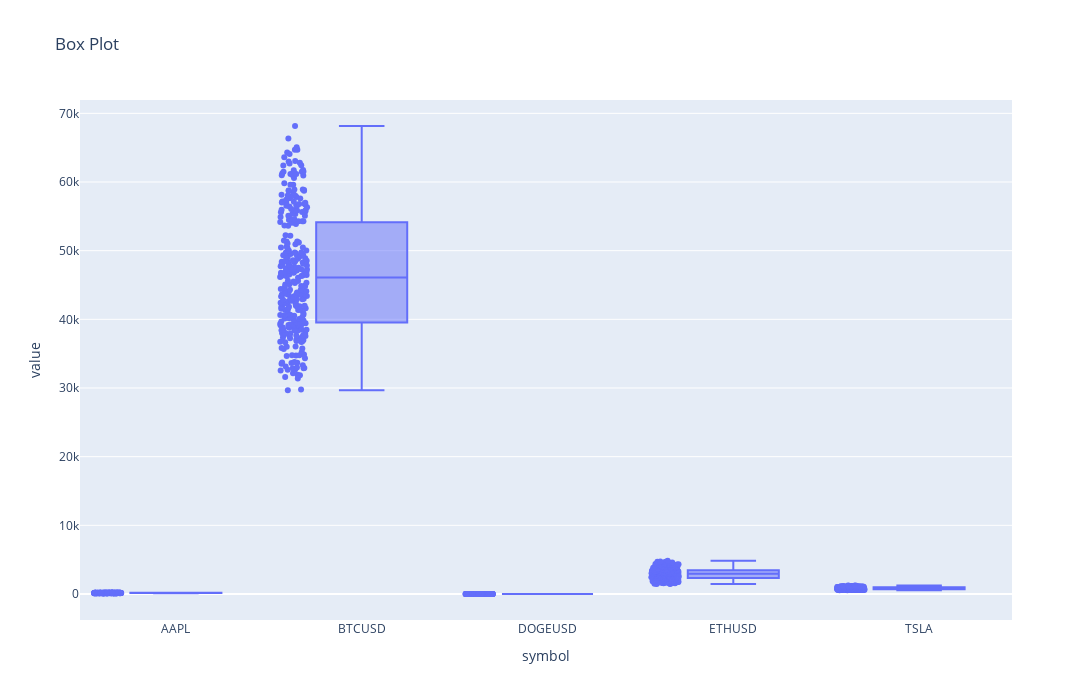

Notebook code for this chart:
### Code cell
box_plot = px.box(df_ticker2, points="all",height=700, width=1500,title='Box Plot')
box_plot
#what doea it tell me?

### Figure 1 — Plotly figure (JSON) as saved in the notebook; plotly's stock layout.template omitted (floating-point values rounded to 4 significant figures; data arrays with more than 128 entries replaced by an {"elided": "..."} marker saying what was removed)
{"data": [{"alignmentgroup": "True", "boxpoints": "all", "hovertemplate": "symbol=%{x}<br>value=%{y}<extra></extra>", "legendgroup": "", "marker": {"color": "#636efa"}, "name": "", "notched": false, "offsetgroup": "", "orientation": "v", "showlegend": false, "type": "box", "x": {"elided": "1580 str values"}, "x0": " ", "xaxis": "x", "y": {"elided": "1580 float values"}, "y0": " ", "yaxis": "y"}], "layout": {"boxmode": "group", "height": 700, "legend": {"tracegroupgap": 0}, "title": {"text": "Box Plot"}, "width": 1500, "xaxis": {"anchor": "y", "autorange": true, "domain": [0, 1], "range": [-0.5112, 4.5], "title": {"text": "symbol"}, "type": "category"}, "yaxis": {"anchor": "x", "autorange": true, "domain": [0, 1], "range": [-3786.0, 71940.0], "title": {"text": "value"}, "type": "linear"}}}
